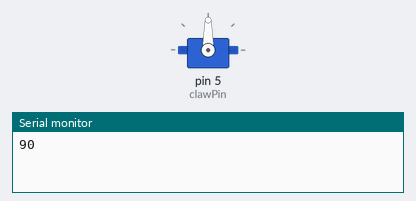
Recording of a sketch running on a simulated Arduino Uno, built with avr-gcc and run on an emulated ATmega328P. Shown: servo, the last lines printed to the serial monitor.

Above: at 0.05 s.
At 0.75 s:
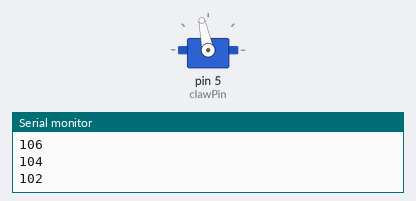
At 1.65 s:
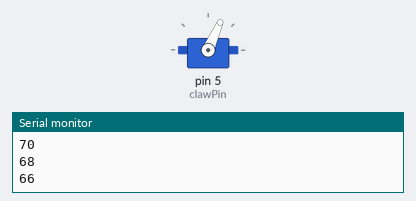
At 2.25 s:
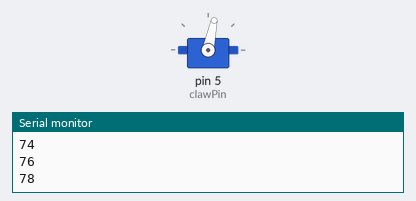
Timing chart, 0 to 5.8 s (numbered marks = the images above):
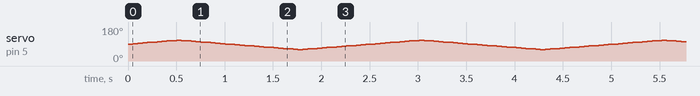

The sketch:

servo_sweep.ino
```cpp
/**
 *             servo_sweep.ino
 * Purpose:    Used to calibrate measured position vs input angle.
 *
 * @author:    Tyler Lucas
 * Student ID: 3305203
 * Date:       October 9, 2017
 * Version     1.1
 *
 * References: N/A
 *
 */


#include <Servo.h>

#define boomArmPin 9
#define mainArmPin 6
#define clawPin 5       // max 140, min 69
#define swivelPin 3     // max 180, min 10

#define angleMin 60
#define angleMax 110
#define angleInitial 90
#define angleAdjustmentMagnitude 2

Servo servo;
int angle = angleInitial;
int angleAdjustment = angleAdjustmentMagnitude;

void setup()
{
  servo.attach( clawPin );

  Serial.begin(9600);
}

void loop()
{
  while ( angle >= angleMin && angle <= angleMax )
  {
    servo.write( angle );
    Serial.println( angle );
    angle += angleAdjustment;
    delay(50);
  }

  angleAdjustment *= -1;  // reverse
  angle += 2 * angleAdjustment;
}
```
